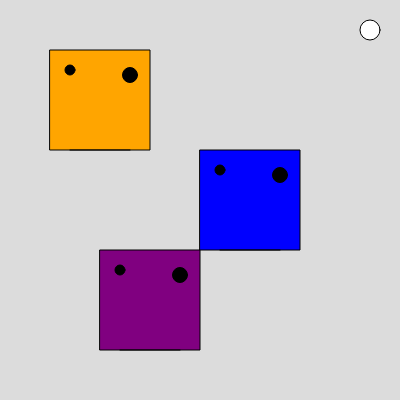
Frame 1 (no input)
Frame 60 (no input): identical to frame 1, image omitted
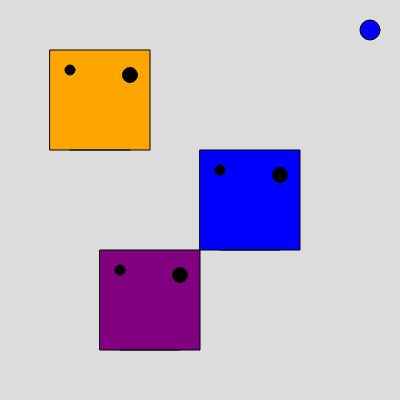
Frame 120 (the mouse pressed at the canvas centre since frame 60)

The p5.js sketch that drew these frames (run headless with seeded random() and noise() and a simulated clock; from frame 60 on, the mouse is pressed at the canvas centre):

// p5.js sketch
// ── sketch.js
//let face1;
//let face2;
let selectedColor;
let faces;

function setup() {
  createCanvas(400, 400);
  //face1 = new Face(200, 150, color('blue'));
  //face2 = new Face(50, 50, color('orange'));
  selectedColor = color('white');

  faces = [
    new Face(200, 150, color('blue')),
    new Face(50, 50, color('orange')),
    new Face(100, 250, color('purple'))
  ];
}

function draw() {
  background(220);

  //face1.draw();
  //face2.draw();

  for (let i = 0; i < faces.length; i++) {
    faces[i].draw();
  }

  fill(selectedColor);
  circle(width-30, 30, 20);
}

function mousePressed() {
  //if(face1.contains(mouseX, mouseY)) {
  //  selectedColor = face1.fill;
  //} else if(face2.contains(mouseX, mouseY)) {
  //  selectedColor = face2.fill;
  //} else {
  //  selectedColor = color('white');
  //}

  let isInFace = false;

  for (let i = 0; i < faces.length; i++) {
    if(faces[i].contains(mouseX, mouseY)) {
      selectedColor = faces[i].fill;
      isInFace = true;
    }
  }

  if(!isInFace) {
    selectedColor = color('white');
  }

  console.log("selected color is " + selectedColor);
}

class Face {
  constructor(x, y, fill) {
    this.x = x;
    this.y = y;
    this.fill = fill;
  }
  draw() {
    fill(this.fill);
    square(this.x, this.y, 100);
    fill(0);
    circle(this.x + 20, this.y + 20, 10);
    circle(this.x + 80, this.y + 25, 15);
  
    stroke(0);
    line(this.x + 20, this.y + 100, this.x + 80, this.y + 100);
  }

  contains(x, y) {
    let insideX = x >= this.x && x <= this.x + 100;
    let insideY = y >= this.y && y <= this.y + 100;

    return insideX && insideY;
  }
}
